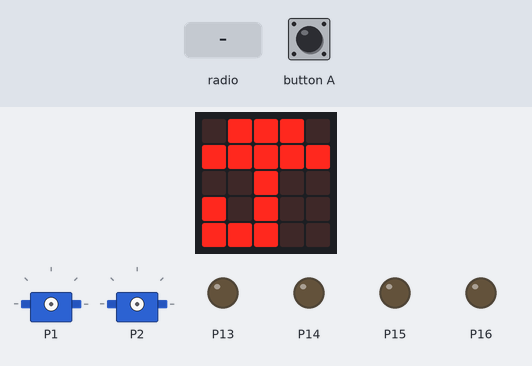
Simulated run of this program. Board: BBC micro:bit (MakeCode). Shown: the board's 5×5 LED display, 2 × servo, output pins drawn as LEDs (lit = HIGH). Inputs (shaded band) come from the test bench.

Above: at 1.8 s.
1.9 s: radio message "4" arrives
At 3.3 s:
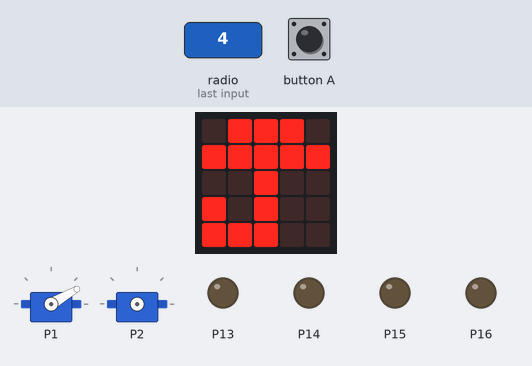
4.0 s: button A pressed for 0.15 s
At 5.2 s:
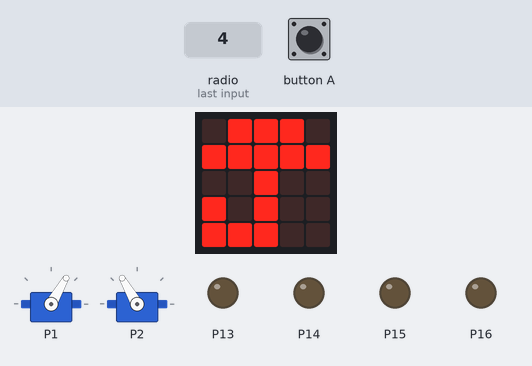
5.6 s: radio message "0" arrives
At 6.8 s:
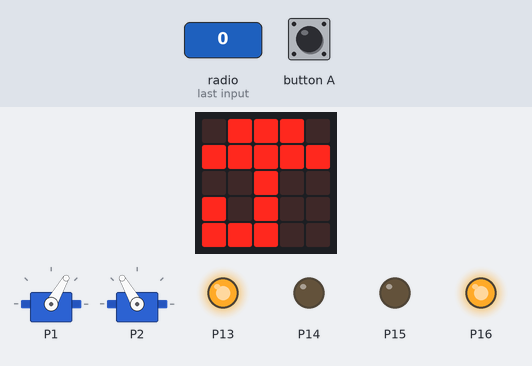
7.1 s: radio message "1" arrives
At 8.0 s:
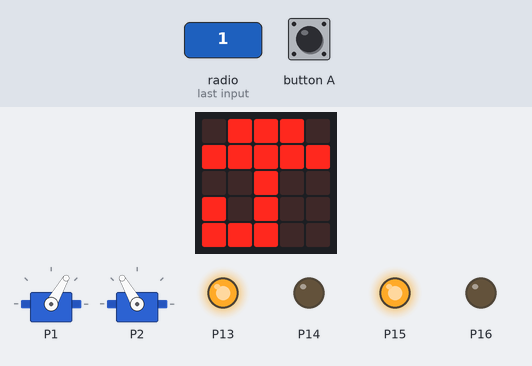
8.6 s: radio message "2" arrives
At 9.2 s:
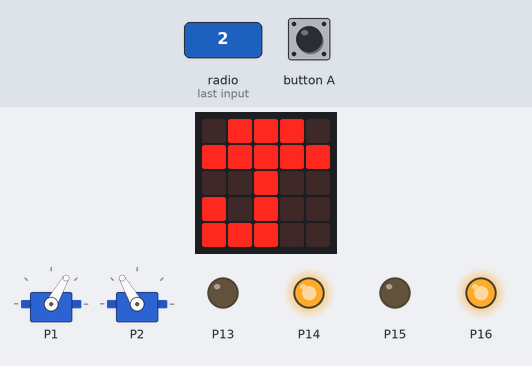
10.1 s: radio message "3" arrives
At 11.5 s:
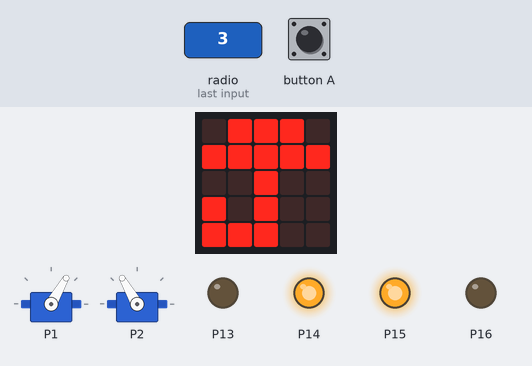
Timing chart, 0 to 12.6 s (numbered marks = the images above; inputs shaded):
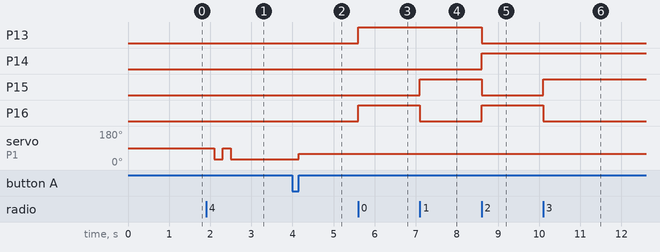

Measured:
- after the input at 1.9 s, servo on P1: 90° → 30° after 0.20 s, → 90° 0.20 s later, → 30° 0.20 s later
- after the input at 4.0 s, servo on P1: 30° → 60° after 0.15 s
- after the input at 5.6 s, P13, P16: LOW → HIGH at once
- after the input at 7.1 s, P15: LOW → HIGH at once; P16: HIGH → LOW at once
- after the input at 8.6 s, P13, P15: HIGH → LOW at once; P14, P16: LOW → HIGH at once
- after the input at 10.1 s, P15: LOW → HIGH at once; P16: HIGH → LOW at once

The program:

main.ts
```typescript
function とめる () {
    pins.digitalWritePin(DigitalPin.P13, 0)
    pins.digitalWritePin(DigitalPin.P14, 0)
    pins.digitalWritePin(DigitalPin.P15, 0)
    pins.digitalWritePin(DigitalPin.P16, 0)
}
function みぎて (数値: number) {
    servos.P1.setAngle(60 - 数値)
}
radio.onReceivedNumber(function (receivedNumber) {
    if (receivedNumber == 0) {
        まえにすすむ()
    } else if (receivedNumber == 1) {
        right_continue()
    } else if (receivedNumber == 2) {
        left_continue()
    } else if (receivedNumber == 3) {
        うしろにすすむ()
    } else if (receivedNumber == 4) {
        みぎてをふる(2)
    } else if (receivedNumber == 5) {
        ひだりてをふる(2)
    } else {
        とめる()
    }
})
function ひだりて (数値: number) {
    servos.P2.setAngle(120 - 数値)
}
function うしろにすすむ () {
    pins.digitalWritePin(DigitalPin.P13, 0)
    pins.digitalWritePin(DigitalPin.P14, 1)
    pins.digitalWritePin(DigitalPin.P15, 1)
    pins.digitalWritePin(DigitalPin.P16, 0)
}
function まえにすすむ () {
    pins.digitalWritePin(DigitalPin.P13, 1)
    pins.digitalWritePin(DigitalPin.P14, 0)
    pins.digitalWritePin(DigitalPin.P15, 0)
    pins.digitalWritePin(DigitalPin.P16, 1)
}
input.onButtonPressed(Button.A, function () {
    みぎて(0)
    ひだりて(0)
})
function みぎにまわる (じかん: number) {
    pins.digitalWritePin(DigitalPin.P13, 1)
    pins.digitalWritePin(DigitalPin.P14, 0)
    pins.digitalWritePin(DigitalPin.P15, 1)
    pins.digitalWritePin(DigitalPin.P16, 0)
    basic.pause(じかん)
    とめる()
}
function left_continue () {
    pins.digitalWritePin(DigitalPin.P13, 0)
    pins.digitalWritePin(DigitalPin.P14, 1)
    pins.digitalWritePin(DigitalPin.P15, 0)
    pins.digitalWritePin(DigitalPin.P16, 1)
}
function ひだりてをふる (かいすう: number) {
    for (let index = 0; index < かいすう; index++) {
        ひだりて(-30)
        basic.pause(200)
        ひだりて(30)
        basic.pause(200)
    }
}
function ひだりにまわる (じかん: number) {
    pins.digitalWritePin(DigitalPin.P13, 0)
    pins.digitalWritePin(DigitalPin.P14, 1)
    pins.digitalWritePin(DigitalPin.P15, 0)
    pins.digitalWritePin(DigitalPin.P16, 1)
    basic.pause(じかん)
    とめる()
}
function みぎてをふる (かいすう: number) {
    for (let index = 0; index < かいすう; index++) {
        みぎて(-30)
        basic.pause(200)
        みぎて(30)
        basic.pause(200)
    }
}
function right_continue () {
    pins.digitalWritePin(DigitalPin.P13, 1)
    pins.digitalWritePin(DigitalPin.P14, 0)
    pins.digitalWritePin(DigitalPin.P15, 1)
    pins.digitalWritePin(DigitalPin.P16, 0)
}
basic.showIcon(IconNames.Umbrella)
radio.setGroup(40)
basic.forever(function () {

})
```

test.ts
```typescript
// テストはここに来ます。このパッケージが拡張機能として使用されるときにはコンパイルされません。
```
